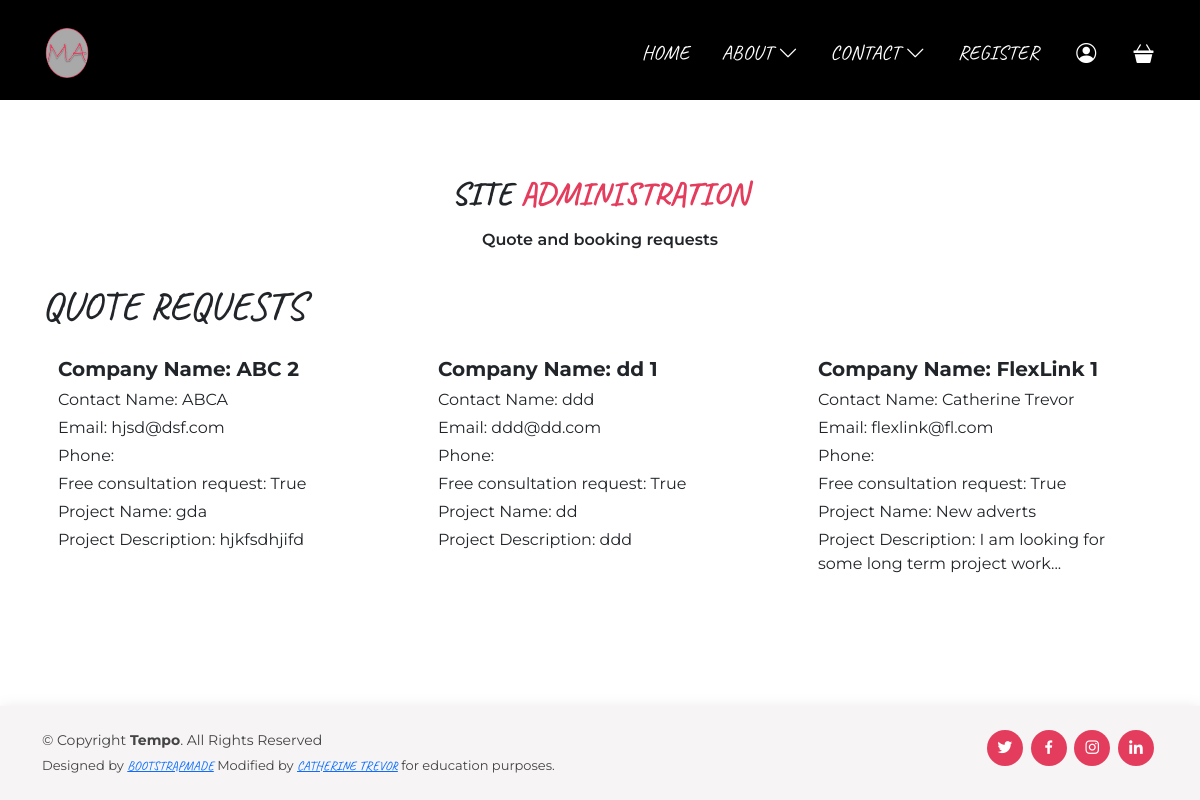
Page /administration/ on the committed database.
### contact/models.py (models this page shows)
class QuoteRequest(models.Model):
    status_options = (
        ('1', 'Update consultation status'),
        ('2', 'No consultation requested'),
        ('3', 'Consultation requested'),
        ('4', 'Consultation booked'),
    )
    company_name = models.CharField(max_length=50, null=False, blank=False)
    full_name = models.CharField(max_length=50, null=False)
    email = models.EmailField(max_length=254, null=False, blank=False)
    phone = PhoneField(blank=True)
    free_consultation_request = models.BooleanField()
    project_name = models.CharField(max_length=254)
    project_description = models.CharField(max_length=254)
    request_date = models.DateTimeField(auto_now_add=True)
    consultation_status = models.CharField(max_length=254, blank=True,
                                           choices=status_options, default=1)
    notes = models.TextField(blank=True)

### administration/views.py (the view)
# urls.py: path('', views.view_quotes, name='view_quotes'),
def view_quotes(request):
    requests = QuoteRequest.objects.all()
    context = {
        'requests': requests,
    }
    return render(request, 'administration/view_quotes.html', context)

### administration/templates/administration/view_quotes.html (shortened to what this page needs)
{% extends "base.html" %}
{% load static %}
{% block extra_page_header  %}
{% include 'includes/additional_header.html' %}
{% endblock %}
{% block content %}
    <section id="products_overview">
        <div class="container">
            <div class="section-title">
                <h3>Site <span>Administration</span></h3>
                <p>
                  Quote and booking requests
                </p>
              </div>
            <div class="row">
                <h1>
                    Quote Requests
                </h1>
                {% for quote in requests %}
                        <div class="col-sm-6 col-md-6 col-lg-4 col-xl-4">
                            <div class="card h-200 border-0">
                                <div class="card-body pb-0">
                                    <p class="lead font-weight-bold mb-0">Company Name: {{ quote.company_name }} {{ quote.consultation_status }}</p>
                                </div>
                                <div class="card-footer bg-white pt-0 border-0 text-left">
                                    <div class="row">
                                        <div class="col">
                                            <p class="mt-1 mb-0">
                                                Contact Name: {{ quote.full_name }}
                                            </p>
                                            <p class="mt-1 mb-0">
                                                Email: {{ quote.email }}
                                            </p>
                                            <p class="mt-1 mb-0">
                                                Phone: {{ quote.phone }}
                                            </p>
                                            <p class="mt-1 mb-0">
                                                Free consultation request: {{ quote.free_consultation_request }}
                                            </p>
                                            <p class="mt-1 mb-0">
                                                Project Name: {{ quote.project_name }}
                                            </p>
                                            <p class="mt-1 mb-0">
                                                Project Description: {{ quote.project_description }}
                                            </p>
                                        </div>
                                    </div>
                                </div>
                            </div>
                        </div>
                {% endfor %}
            </div>
        </div>
    </section>
{% endblock %}

### static/css/style.css (style rules this page uses)
body { color: #444444; }
section { padding: 60px 0; overflow: hidden; }
.section-title { text-align: center; padding-bottom: 30px; }
.section-title h3 { margin: 15px 0 0 0; font-size: 32px; font-weight: 700; }
.section-title h3 span { color: #e43c5c; }
.section-title p { margin: 15px auto 0 auto; font-weight: 600; }
@media (min-width: 1024px) { .section-title p { width: 50%; } }

### static/css/base.css (style rules this page uses)
body { font-family: 'Montserrat', sans-serif !important; }
section { padding-bottom: 100px; }
h1, h2, h3, h4, a { font-family: 'Caveat', sans-serif !important; font-weight: 100; text-transform: uppercase; }
.section-title p { width: 75% !important; }

### rows in the picture
QuoteRequest: company_name "ABC", consultation_status "2", full_name "ABCA", email "hjsd@dsf.com", free_consultation_request "True", project_name "gda", project_description "hjkfsdhjifd"
QuoteRequest: company_name "dd", consultation_status "1", full_name "ddd", email "ddd@dd.com", free_consultation_request "True", project_name "dd", project_description "ddd"
QuoteRequest: company_name "FlexLink", consultation_status "1", full_name "Catherine Trevor", email "flexlink@fl.com", free_consultation_request "True", project_name "New adverts", project_description "I am looking for some long term project work..."
